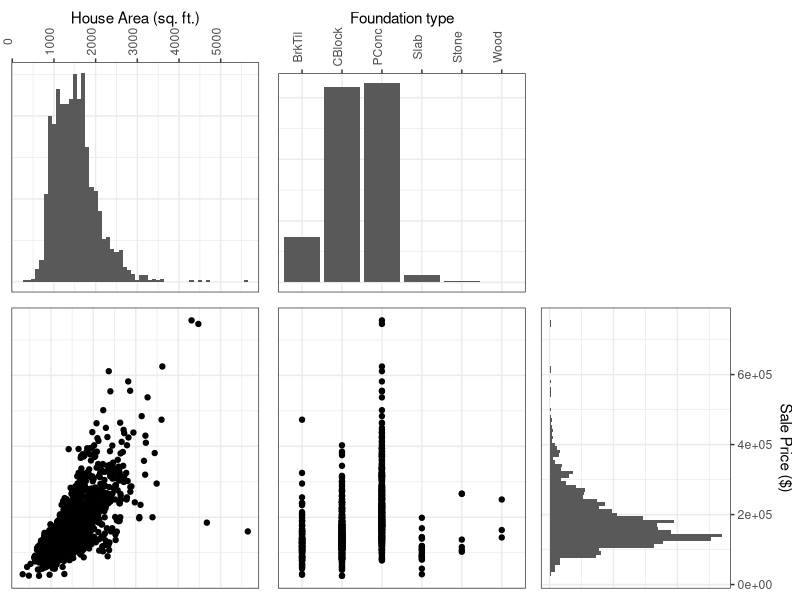
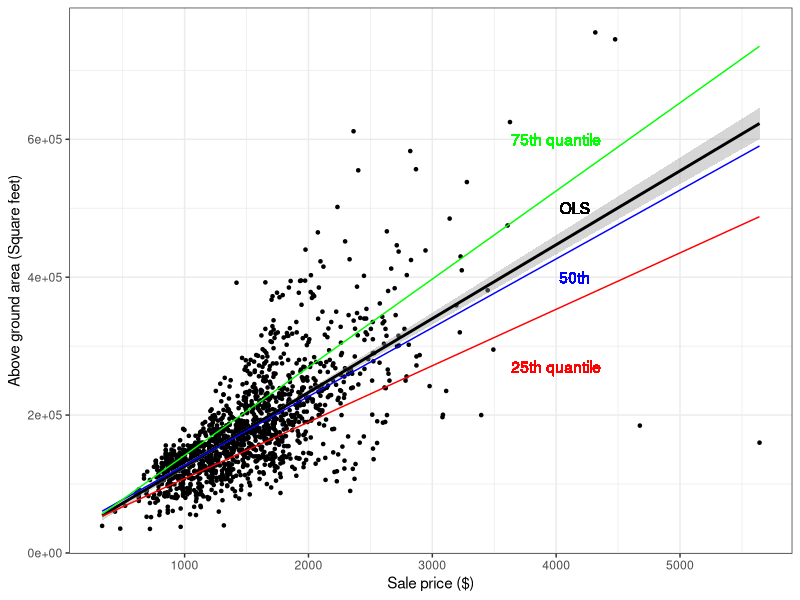

Write R code to recreate these figures, in order.
## ---- chunk 1
library(quantreg)
library(Metrics)
require(gridExtra)
library(ggplot2)

df <- read.csv("TrainData.csv") |>
  na.omit()
## ---- chunk 2
suppressWarnings({

p1 <- df |> ggplot(aes(x = GrLivArea)) + geom_histogram(binwidth = 100) + theme_bw() + theme(axis.text.y = element_blank(), axis.text.x = element_text(angle = 90), axis.ticks.y = element_blank()) + ylab(NULL) + xlab("House Area (sq. ft.)") + scale_x_continuous(position = "top")

# p2 <- df |> ggplot(aes(x = LotArea)) + geom_histogram(binwidth = 5) + theme_bw() + theme(axis.text.y = element_blank(), axis.text.x = element_text(angle = 90), axis.ticks.y = element_blank()) + ylab(NULL) + xlab("Year Built") + scale_x_continuous(position = "top")

p3 <- df |> ggplot(aes(x = Foundation)) + geom_histogram(stat="count") + theme_bw() + theme(axis.text.y = element_blank(), axis.text.x = element_text(angle = 90), axis.ticks.y = element_blank()) + ylab(NULL) + xlab("Foundation type") + scale_x_discrete(position = "top")

p4 <- ggplot() + theme_minimal()

p5 <- df |> ggplot(aes(x = GrLivArea, y = SalePrice)) + geom_point() + theme_bw() + theme(axis.text = element_blank(), axis.ticks = element_blank()) + ylab(NULL) + xlab(NULL)

# p6 <- df |> ggplot(aes(x = LotArea, y = SalePrice)) + geom_point() + theme_bw() + theme(axis.text = element_blank(), axis.ticks = element_blank()) + ylab(NULL) + xlab(NULL)

p7 <- df |> ggplot(aes(x = Foundation, y = SalePrice)) + geom_point() + theme_bw() + theme(axis.text = element_blank(), axis.ticks = element_blank()) + ylab(NULL) + xlab(NULL)

p8 <- df |> ggplot(aes(x = SalePrice)) + geom_histogram(binwidth = 10000) + theme_bw() + ylab(NULL) + xlab("Sale Price ($)") + coord_flip() + scale_x_continuous(position = "top") + theme(axis.text.x = element_blank(), axis.ticks.x = element_blank())

# grid.arrange(p1, p2, p3, p4, p5, p6, p7, p8, nrow = 2)
grid.arrange(p1, p3, p4, p5, p7, p8, nrow = 2)

})
## ---- chunk 3
df |> ggplot(aes(y = SalePrice, x = GrLivArea)) +
  geom_point(size = 0.9) +
  stat_smooth(method = lm, color = "black") +
  geom_text(aes(x = 4150, y = 500000, label = "OLS"), color="black") + 
  geom_quantile(quantiles=0.25, color="red") + 
  geom_text(aes(x = 4000, y = 270000, label = "25th quantile"), color="red") + 
  geom_quantile(quantiles=0.5, color="blue") + 
  geom_text(aes(x = 4150, y = 400000, label = "50th"), color="blue") + 
  geom_quantile(quantiles=0.75, color="green") + 
  geom_text(aes(x = 4000, y = 600000, label = "75th quantile"), color="green") + 
  xlab("Sale price ($)") +
  ylab("Above ground area (Square feet)") +
  theme_bw()
## ---- chunk 4
qr50 = rq(data=df, SalePrice ~ GrLivArea + LotArea + TotRmsAbvGrd + as.factor(LotShape) + as.factor(Foundation), tau=0.5)
qr50_summary = summary(qr50)

ols = lm(data=df, SalePrice ~ GrLivArea + LotArea + TotRmsAbvGrd + as.factor(LotShape) + as.factor(Foundation))
ols_summary = summary(ols)
ols_summary

taus <- seq(from=0, to=1, by=.01)
qrs = rq(data=df, SalePrice ~ GrLivArea + LotArea + TotRmsAbvGrd + as.factor(LotShape) + as.factor(Foundation), tau=taus)
## ---- chunk 5
fullDataLength = length(df$SalePrice)
fullDataLength
count10per = fullDataLength / 10
count10per
sorted_df_desc <- df[order(-df$SalePrice),]
Q90SalePrice <- sorted_df_desc[0:count10per, ] # data greater than 90% of data
length(Q90SalePrice$SalePrice)

qr90_m = rq(data=df, SalePrice ~ GrLivArea + LotArea + TotRmsAbvGrd + as.factor(LotShape) + as.factor(Foundation), tau=0.90)

ols_q90_predictions <- predict(ols, newdata=Q90SalePrice)
ols_q90_mae <- mae(ols_q90_predictions, Q90SalePrice$SalePrice)
ols_q90_mae

qr90_q90_predictions <- predict(qr90_m, newdata=Q90SalePrice)
qr90_q90_mae <- mae(qr90_q90_predictions, Q90SalePrice$SalePrice)
qr90_q90_mae

###########
sorted_df_asc <- df[order(df$SalePrice),]
length(sorted_df_asc$SalePrice)
Q10SalePrice <- sorted_df_asc[0:count10per, ] # data lower than 90% of data
length(Q10SalePrice$SalePrice)

qr10_m = rq(data=df, SalePrice ~ GrLivArea + LotArea + TotRmsAbvGrd + as.factor(LotShape) + as.factor(Foundation), tau=0.10)

ols_q10_predictions <- predict(ols, newdata=Q10SalePrice)
ols_q10_mae <- mae(ols_q10_predictions, Q10SalePrice$SalePrice)
ols_q10_mae

qr10_q10_predictions <- predict(qr10_m, newdata=Q10SalePrice)
qr10_q10_mae <- mae(qr10_q10_predictions, Q10SalePrice$SalePrice)
qr10_q10_mae

## ---- chunk 6
ols_r <- ols_summary$residuals
# Min OLS error
ols_r_min <- format(round(min(ols_r), digits=0), scientific=F)
# Absolute min OLS error
ols_r_min_abs <- format(round(min(abs(ols_r)), digits=0), scientific=F)
# Max OLS error
ols_r_max <- format(round(max(ols_r), digits=0), scientific=F)
# Absolute max OLS error
ols_r_max_abs <- format(round(max(abs(ols_r)), digits=0), scientific=F)
# Avg QR OLS error
ols_r_mean_abs <- format(round(mean(abs(ols_r)), digits=0), scientific=F)

# Min QR 50th error
qr50_r <- qr50_summary$residuals
qr50_r_min <- format(round(min(qr50_r), digits=0), scientific=F)
# Absolute min QR 50th error
qr50_r_min_abs <- format(round(min(abs(qr50_r)), digits=0), scientific=F)
# Max QR 50th error
qr50_r_max <- format(round(max(qr50_r), digits=0), scientific=F)
# Absolute max QR 50th error
qr50_r_max_abs <- format(round(max(abs(qr50_r)), digits=0), scientific=F)
# Avg QR 50th error
qr50_r_mean_abs <- format(round(mean(abs(qr50_r)), digits=0), scientific=F)



ols_q90_r <- Q90SalePrice$SalePrice - ols_q90_predictions
# Avg OLS error
ols_q90_r_abs_avg <- format(round(mean(abs(ols_q90_r)), digits=0), scientific=F)
# Min OLS error
ols_q90_r_min <- format(round(min(ols_q90_r), digits=0), scientific=F)
# Absolute min OLS error
ols_q90_r_min_abs <- format(round(min(abs(ols_q90_r)), digits=0), scientific=F)
# Max OLS error
ols_q90_r_max <- format(round(max(ols_q90_r), digits=0), scientific=F)
# Absolute max OLS error
ols_q90_r_max_abs <- format(round(max(abs(ols_q90_r)), digits=0), scientific=F)

### QR for tau = 0.9
qr90_q90_r <- Q90SalePrice$SalePrice - qr90_q90_predictions
# Avg QR 90th error
qr90_q90_r_abs_avg <- format(round(mean(abs(qr90_q90_r)), digits=0), scientific=F)
# Min QR 90th error
qr90_q90_r_min <- format(round(min(qr90_q90_r), digits=0), scientific=F)
# Absolute min QR 90th error
qr90_q90_r_min_abs <- format(round(min(abs(qr90_q90_r)), digits=0), scientific=F)
# Max QR 90th error
qr90_q90_r_max <- format(round(max(qr90_q90_r), digits=0), scientific=F)
# Absolute max QR 90th error
qr90_q90_r_max_abs <- format(round(max(abs(qr90_q90_r)), digits=0), scientific=F)



ols_q10_r <- Q10SalePrice$SalePrice - ols_q10_predictions
# Avg OLS error
ols_q10_r_abs_avg <- format(round(mean(abs(ols_q10_r)), digits=0), scientific=F)
# Min OLS error
ols_q10_r_min <- format(round(min(ols_q10_r), digits=0), scientific=F)
# Absolute min OLS error
ols_q10_r_min_abs <- format(round(min(abs(ols_q10_r)), digits=0), scientific=F)
# Max OLS error
ols_q10_r_max <- format(round(max(ols_q10_r), digits=0), scientific=F)
# Absolute max OLS error
ols_q10_r_max_abs <- format(round(max(abs(ols_q10_r)), digits=0), scientific=F)

qr10_q10_r <- Q10SalePrice$SalePrice - qr10_q10_predictions
# Avg QR 10th error
qr10_q10_r_abs_avg <- format(round(mean(abs(qr10_q10_r)), digits=0), scientific=F)
# Min QR 10th error
qr10_q10_r_min <- format(round(min(qr10_q10_r), digits=0), scientific=F)
# Absolute min QR 10th error
qr10_q10_r_min_abs <- format(round(min(abs(qr10_q10_r)), digits=0), scientific=F)
# Max QR 10th error
qr10_q10_r_max <- format(round(max(qr10_q10_r), digits=0), scientific=F)
# Absolute max QR 10th error
qr10_q10_r_max_abs <- format(round(max(abs(qr10_q10_r)), digits=0), scientific=F)
## ---- chunk 7
getQrModel <- function(data1, tau1, equation) {
  rq(data=data1, equation, tau=tau1)
}

getPvalue <- function(model1, model2) {
  anova(model1, model2)["table"]$table["pvalue"]
}

formatNumber <- function(x) {
  format(round(x, digits=2), scientific=F)
}

eq_full <- SalePrice ~ GrLivArea + LotArea + TotRmsAbvGrd + as.factor(LotShape) + as.factor(Foundation)
eq_no_foundation <- SalePrice ~ GrLivArea + LotArea + TotRmsAbvGrd + as.factor(LotShape)
eq_no_lotshape <- SalePrice ~ GrLivArea + LotArea + TotRmsAbvGrd + as.factor(Foundation)


qr15 <- getQrModel(df, 0.15, eq_full)
qr15_no_f <- getQrModel(df, 0.15, eq_no_foundation)
qr15_no_lot <- getQrModel(df, 0.15, eq_no_lotshape)

foundation_15_p <- getPvalue(qr15, qr15_no_f)
foundation_15_p
lotshape_15_p <- getPvalue(qr15, qr15_no_lot)
lotshape_15_p


qr25 <- getQrModel(df, 0.25, eq_full)
qr25_no_f <- getQrModel(df, 0.25, eq_no_foundation)
qr25_no_lot <- getQrModel(df, 0.25, eq_no_lotshape)

foundation_25_p <- getPvalue(qr25, qr25_no_f)
foundation_25_p
lotshape_25_p <- getPvalue(qr25, qr25_no_lot)
lotshape_25_p


qr50 <- getQrModel(df, 0.50, eq_full)
qr50_no_f <- getQrModel(df, 0.50, eq_no_foundation)
qr50_no_lot <- getQrModel(df, 0.50, eq_no_lotshape)

foundation_50_p <- getPvalue(qr50, qr50_no_f)
foundation_50_p
lotshape_50_p <- getPvalue(qr50, qr50_no_lot)
lotshape_50_p


qr80 <- getQrModel(df, 0.80, eq_full)
qr80_no_f <- getQrModel(df, 0.80, eq_no_foundation)
qr80_no_lot <- getQrModel(df, 0.80, eq_no_lotshape)

foundation_80_p <- getPvalue(qr80, qr80_no_f)
foundation_80_p
lotshape_80_p <- getPvalue(qr80, qr80_no_lot)
lotshape_80_p


qr95 <- getQrModel(df, 0.95, eq_full)
qr95_no_f <- getQrModel(df, 0.95, eq_no_foundation)
qr95_no_lot <- getQrModel(df, 0.95, eq_no_lotshape)

foundation_95_p <- getPvalue(qr95, qr95_no_f)
foundation_95_p
lotshape_95_p <- getPvalue(qr95, qr95_no_lot)
lotshape_95_p

anova_ols_foundation <- anova(ols, lm(data=df, eq_no_foundation))
anova_ols_lotshape <- anova(ols, lm(data=df, eq_no_lotshape))
## ---- chunk 8
qrs_summary <- summary(qrs, se = "iid")
#tau: 0.1
q10_sig <- qrs_summary[11][[1]]$coefficients[,4][0:4]
#tau: 0.25
q25_sig <- qrs_summary[26][[1]]$coefficients[,4][0:4]
#tau: 0.5
q50_sig <- qrs_summary[51][[1]]$coefficients[,4][0:4]
#tau: 0.75
q75_sig <- qrs_summary[76][[1]]$coefficients[,4][0:4]
#tau: 0.9
q90_sig <- qrs_summary[91][[1]]$coefficients[,4][0:4]
#ols significance
ols_pvalues <- ols_summary$coefficients[,4]
## ---- chunk 9
olsMae = mae(predict(ols), df$SalePrice)
olsMae
Qr50Mae = mae(predict(qr50), df$SalePrice)
Qr50Mae
## ---- chunk 10
olsRmse = rmse(predict(ols), df$SalePrice)
olsRmse
Qr50Rmse = rmse(predict(qr50), df$SalePrice)
Qr50Rmse
## ---- chunk 11
ols_q90_rmse <- rmse(ols_q90_predictions, Q90SalePrice$SalePrice)
ols_q90_rmse

qr90_q90_rmse <- rmse(qr90_q90_predictions, Q90SalePrice$SalePrice)
qr90_q90_rmse

ols_q10_rmse <- rmse(ols_q10_predictions, Q10SalePrice$SalePrice)
ols_q10_rmse

qr10_q10_rmse <- rmse(qr10_q10_predictions, Q10SalePrice$SalePrice)
qr10_q10_rmse
